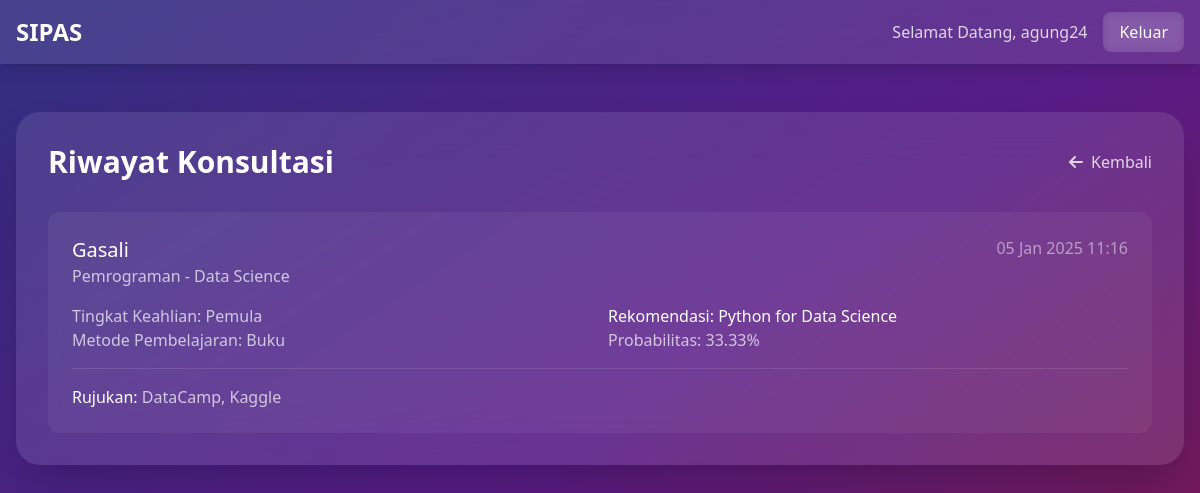
The page /riwayat.php (signed in) on the database its author committed.
### tables this page shows
CREATE TABLE `hasil_konsultasi` (
  `id` int NOT NULL,
  `tanggal` datetime DEFAULT NULL,
  `nama` varchar(100) DEFAULT NULL,
  `umur` int DEFAULT NULL,
  `jenis_kelamin` varchar(20) DEFAULT NULL,
  `bidang_minat` varchar(50) DEFAULT NULL,
  `spesialisasi` varchar(50) DEFAULT NULL,
  `tingkat_keahlian` varchar(20) DEFAULT NULL,
  `metode_pembelajaran` varchar(50) DEFAULT NULL,
  `rekomendasi` varchar(200) DEFAULT NULL,
  `rujukan` varchar(200) DEFAULT NULL,
  `probabilitas` float DEFAULT NULL
);

### riwayat.php (the view, shortened to what this page needs)
<?php
include 'koneksi.php';
?>
<!DOCTYPE html>
<html>
<head>
    <script src="https://cdn.tailwindcss.com"></script>
    <link rel="stylesheet" href="https://cdnjs.cloudflare.com/ajax/libs/font-awesome/6.0.0/css/all.min.css">
</head>
<body class="bg-gradient-to-br from-indigo-900 via-purple-900 to-pink-900 min-h-screen">
    <nav class="backdrop-blur-lg bg-white/10 shadow-lg">
        <div class="max-w-7xl mx-auto px-4">
            <div class="flex justify-between h-16 items-center">
                <div class="text-white font-bold text-2xl">SIPAS</div>
                <div class="flex items-center space-x-4">
                    <span class="text-white/80">Selamat Datang, <?php echo htmlspecialchars($_SESSION['username']); ?></span>
                    <button onclick="document.getElementById('logoutModal').classList.remove('hidden')"
                        class="bg-white/10 hover:bg-white/20 text-white px-4 py-2 rounded-lg
                                   backdrop-blur-sm transition-all duration-300">
                        Keluar
                    </button>
                </div>
            </div>
        </div>
    </nav>
    <div class="max-w-7xl mx-auto px-4 py-12">
        <div class="backdrop-blur-xl bg-white/10 rounded-3xl shadow-2xl p-8">
            <div class="flex justify-between items-center mb-8">
                <h2 class="text-3xl font-bold text-white">Riwayat Konsultasi</h2>
                <a href="home.php" class="text-white/80 hover:text-white transition-colors">
                    <i class="fas fa-arrow-left mr-2"></i>Kembali
                </a>
            </div>
            <?php
            $per_page = 10;
            $page = isset($_GET['page']) ? (int)$_GET['page'] : 1;
            $start = ($page - 1) * $per_page;
            $query = "SELECT * FROM hasil_konsultasi ORDER BY tanggal DESC LIMIT $start, $per_page";
            $result = mysqli_query($koneksi, $query);
            if (mysqli_num_rows($result) > 0) {
                echo '<div class="space-y-4">';
                while ($row = mysqli_fetch_assoc($result)) {
                    ?>
                    <div class="bg-white/5 rounded-xl p-6 hover:bg-white/10 transition-all">
                        <div class="flex justify-between items-start">
                            <div>
                                <h3 class="text-white text-xl font-medium"><?php echo htmlspecialchars($row['nama']); ?></h3>
                                <p class="text-white/70"><?php echo htmlspecialchars($row['bidang_minat']); ?> - <?php echo htmlspecialchars($row['spesialisasi']); ?></p>
                            </div>
                            <span class="text-white/50"><?php echo date('d M Y H:i', strtotime($row['tanggal'])); ?></span>
                        </div>
                        <div class="mt-4 grid grid-cols-1 md:grid-cols-2 gap-4">
                            <div>
                                <p class="text-white/70">Tingkat Keahlian: <?php echo htmlspecialchars($row['tingkat_keahlian']); ?></p>
                                <p class="text-white/70">Metode Pembelajaran: <?php echo htmlspecialchars($row['metode_pembelajaran']); ?></p>
                            </div>
                            <div>
                                <p class="text-white font-medium">Rekomendasi: <?php echo htmlspecialchars($row['rekomendasi']); ?></p>
                                <p class="text-white/70">Probabilitas: <?php echo number_format($row['probabilitas'], 2); ?>%</p>
                            </div>
                        </div>
                        <div class="mt-4 pt-4 border-t border-white/10">
                            <p class="text-white/70">
                                <span class="text-white">Rujukan:</span> <?php echo htmlspecialchars($row['rujukan']); ?>
                            </p>
                        </div>
                    </div>
                    <?php
                }
                echo '</div>';
            } else {
                echo '<p class="text-white/70 text-center">Belum ada riwayat konsultasi</p>';
            }
            ?>
        </div>
    </div>
</body>
</html>

### rows shown on the page
hasil_konsultasi: nama "Gasali", bidang_minat "Pemrograman", spesialisasi "Data Science", tanggal "05 Jan 2025 11:16", tingkat_keahlian "Pemula", metode_pembelajaran "Buku", rekomendasi "Python for Data Science", probabilitas "33.33", rujukan "DataCamp, Kaggle"

### other values the page prints
$_SESSION['username'] "agung24"
